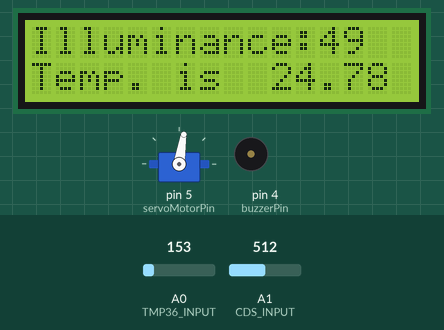
The sketch below on a simulated Arduino Uno, built with avr-gcc and run on an emulated ATmega328P. On the bench: servo, 16×2 character LCD, buzzer (waves = sounding). Inputs (shaded band) come from the test bench; at power-on: A1 (CDS_INPUT) = 512, A0 (TMP36_INPUT) = 153. What the sketch prints to the serial monitor is not drawn.

Above: at 1.2 s.
1.3 s: A1 (CDS_INPUT) set to 350
At 3.0 s:
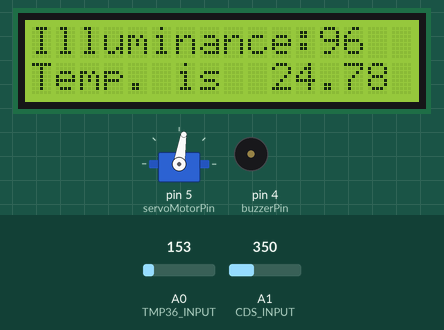
3.6 s: A1 (CDS_INPUT) set to 325
At 4.6 s:
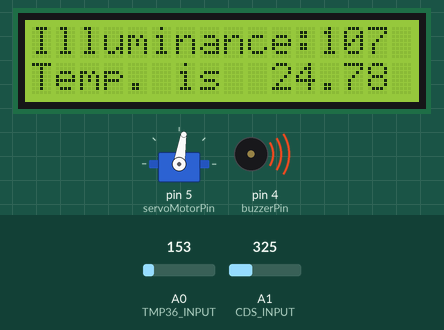
7.7 s: A0 (TMP36_INPUT) set to 165
At 9.3 s:
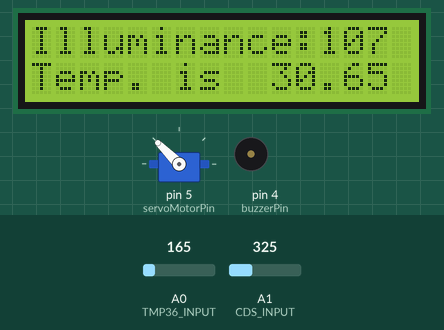
11.8 s: A0 (TMP36_INPUT) set to 175
At 14.3 s:
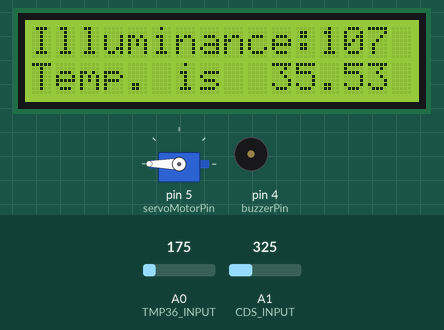
15.9 s: A0 (TMP36_INPUT) set to 133
At 18.4 s:
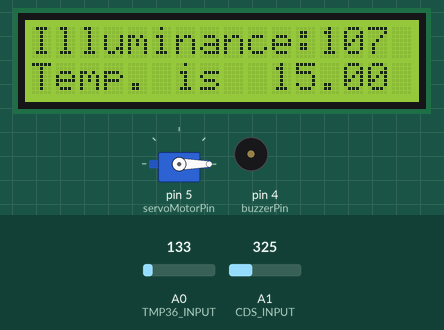
20.0 s: A1 (CDS_INPUT) set to 306
At 20.9 s:
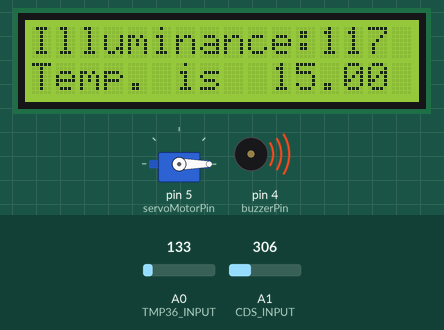
Timing chart, 0 to 23.6 s (numbered marks = the images above; inputs shaded):
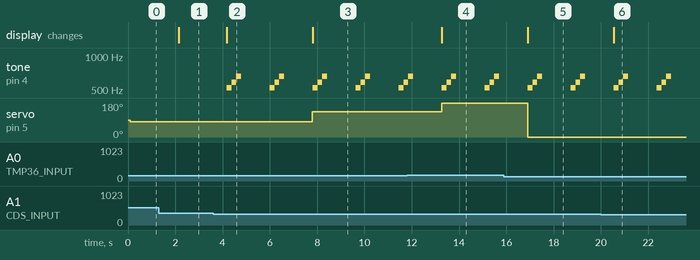

Measured:
- the behaviour switches between 339 and 338 on A1 (CDS_INPUT) (found by bisection; images 1 and 2)
- after the input at 1.3 s, the display: changes after 0.85 s (image 1)
- after the input at 3.6 s, tone on pin 4 (buzzerPin): plays 523 Hz for 0.20 s, 587 Hz for 0.20 s, 659 Hz for 0.20 s, 523 Hz for 0.20 s, 587 Hz for 0.20 s, 659 Hz for 0.20 s, starting after 0.58 s; the display: changes after 0.58 s (image 2)
- after the input at 7.7 s, servo on pin 5 (servoMotorPin): 81° → 135° after 0.10 s; the display: changes after 0.12 s (image 3)
- after the input at 11.8 s, servo on pin 5 (servoMotorPin): 135° → 180° after 1.5 s; the display: changes after 1.5 s (image 4)
- after the input at 15.9 s, servo on pin 5 (servoMotorPin): 180° → 0° after 1.0 s; the display: changes after 1.0 s (image 5)
- after the input at 20.0 s, the display: changes after 0.55 s (image 6)

The sketch:

arXX_cds_tmp36.ino
```cpp
//  temperature & lux

#include <Wire.h>
#include <LiquidCrystal_I2C.h>
#include <Servo.h>
#define TMP36_INPUT 0
#define CDS_INPUT 1
LiquidCrystal_I2C lcd(0x27,16,2);

Servo motor1;

int led1 = 2;
int led2 = 3;
int buzzerPin = 4;
int servoMotorPin = 5;

int motorAngle;
int motorAngleOld;

void setup() {
  motor1.attach(servoMotorPin,600,2400);
  Serial.begin(9600);
  pinMode(buzzerPin,OUTPUT);
  lcd.init();     // LCD 설정
  lcd.backlight();
    lcd.clear();
  lcd.setCursor(0,0);
  lcd.print("Illuminance:");
  lcd.setCursor(0,1);
  lcd.print("Temp. is ");

  //LCD 문자표에서 '°' 기호를 직접 써준다
  lcd.setCursor(13,1);
  lcd.write(B11011111);

   // '°' 기호 문자코드
  lcd.setCursor(14,1);
  lcd.print("C");  // 'C'를 표시한다.
}

void loop() {
  // Temperature from TMP36
  int temp_value = analogRead(TMP36_INPUT);
  // converting that reading to voltage
  float voltage = temp_value * 5.0 * 1000;  // in mV
  voltage /= 1023.0;
  float tempC = (voltage - 500) / 10 ;

  // Lux from CdS (LDR)
  int cds_value = analogRead(CDS_INPUT);
  int lux = int(luminosity(cds_value));

  motorAngle = map(tempC,15,35,0,180);
  motor1.write(motorAngle);
//  Serial.print("ARnn,");
  Serial.print(tempC);
  Serial.print(",");
  Serial.println(lux);

  lcd.setCursor(12,0);
  lcd.print("    ");
  // ADC 값을 표시한다
  lcd.setCursor(12,0);
  lcd.print(lux);

  // 전에 표시했던 내용을 지운다.
  lcd.setCursor(10,1);
  lcd.print("   ");
  // 온도를 표시한다
  lcd.setCursor(10,1);
  lcd.print(tempC);

  if (tempC <= 30) {
    digitalWrite(led1, HIGH);
    digitalWrite(led2, LOW);
  } else {
    digitalWrite(led1, LOW);
    digitalWrite(led2, HIGH);
  }
  if(lux >100){
    Melody();
  }


  delay(1000);
}
void Melody() {
  tone(buzzerPin, 523);  // 도
  delay(200);
  tone(buzzerPin, 587);  // 레
  delay(200);
  tone(buzzerPin, 659);  // 미
  delay(200);
  noTone(buzzerPin);
  delay(200);
}
//Voltage to Lux
double luminosity (int RawADC0){
  double Vout=RawADC0*5.0/1023.0;  // 5/1023 (Vin = 5 V)
  double lux=(2500/Vout-500)/10.0;
  // lux = 500 / Rldr, Vout = Ildr*Rldr = (5/(10 + Rldr))*Rldr
  return lux;
}
```
